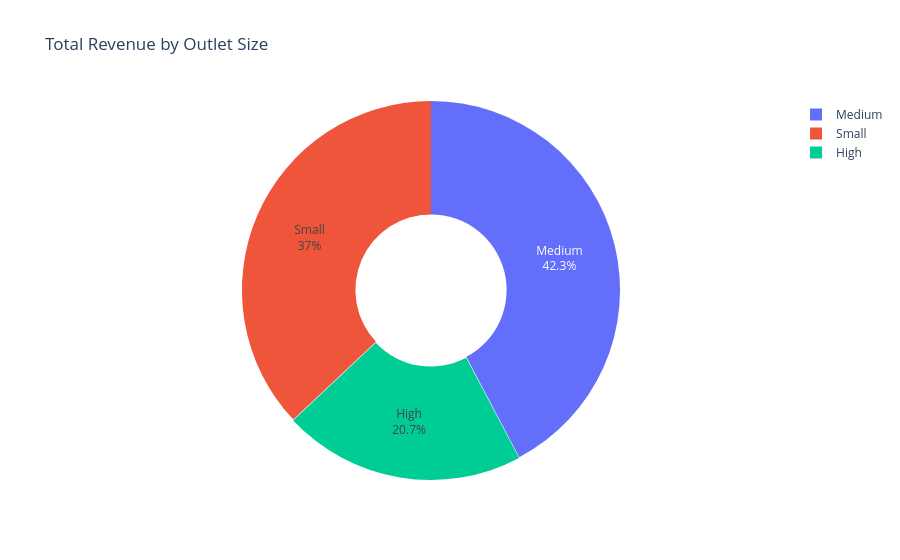

Notebook cell for this chart:
### Code cell
Outlet_Size = df.groupby("Outlet Size")["Sales"].sum()

fig = px.pie(Outlet_Size, names = Outlet_Size.index, values = Outlet_Size.values, hole=0.4,
             title="Total Revenue by Outlet Size")

fig.update_traces(textinfo="percent+label", pull=[0.005, 0])

### Figure 1 — Plotly figure (JSON) as saved in the notebook; plotly's stock layout.template omitted (floating-point values rounded to 4 significant figures)
{"data": [{"domain": {"x": [0, 1], "y": [0, 1]}, "hole": 0.4, "hovertemplate": "Outlet Size=%{label}<br>value=%{value}<extra></extra>", "labels": ["High", "Medium", "Small"], "legendgroup": "", "name": "", "pull": [0.005, 0], "showlegend": true, "textinfo": "percent+label", "type": "pie", "values": [249000.0, 507900.0, 444800.0]}], "layout": {"legend": {"tracegroupgap": 0}, "title": {"text": "Total Revenue by Outlet Size"}}}
